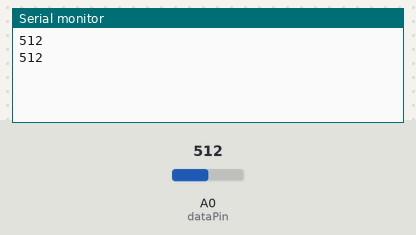
Bench run of a sketch on a simulated Arduino Uno, built with avr-gcc and run on an emulated ATmega328P. Shown: the last lines printed to the serial monitor. Inputs (shaded band) come from the test bench; at power-on: A0 (dataPin) = 512.

Above: at 1.8 s.
1.9 s: A0 (dataPin) set to 716
At 2.3 s:
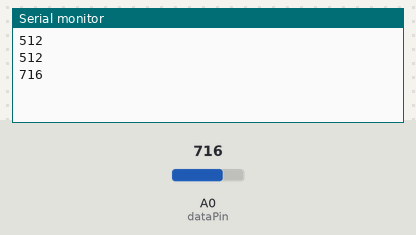
3.4 s: A0 (dataPin) set to 900
At 4.8 s:
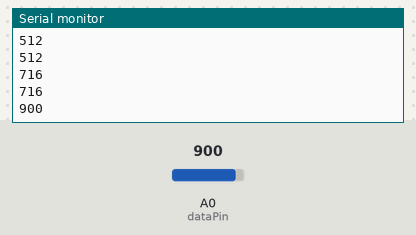
Timing chart, 0 to 6.4 s (numbered marks = the images above; inputs shaded):
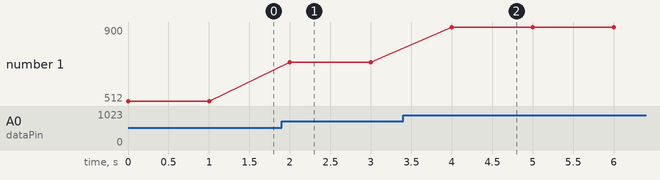

Measured:
- after the input at 1.9 s, the serial monitor: prints a new line after 0.10 s (image 1)
- after the input at 3.4 s, the serial monitor: prints a new line after 0.60 s (image 2)
- plotted number 1: 512 → 716 after the input at 1.9 s, 716 → 900 after the input at 3.4 s

The sketch:

MQ_214.ino
```cpp
#define dataPin A0

void setup() {
  // put your setup code here, to run once:
  Serial.begin(9600);
  pinMode(dataPin, INPUT);
}

void loop() {
  // put your main code here, to run repeatedly:
  Serial.println(analogRead(dataPin));
  delay(1000);
}
```
